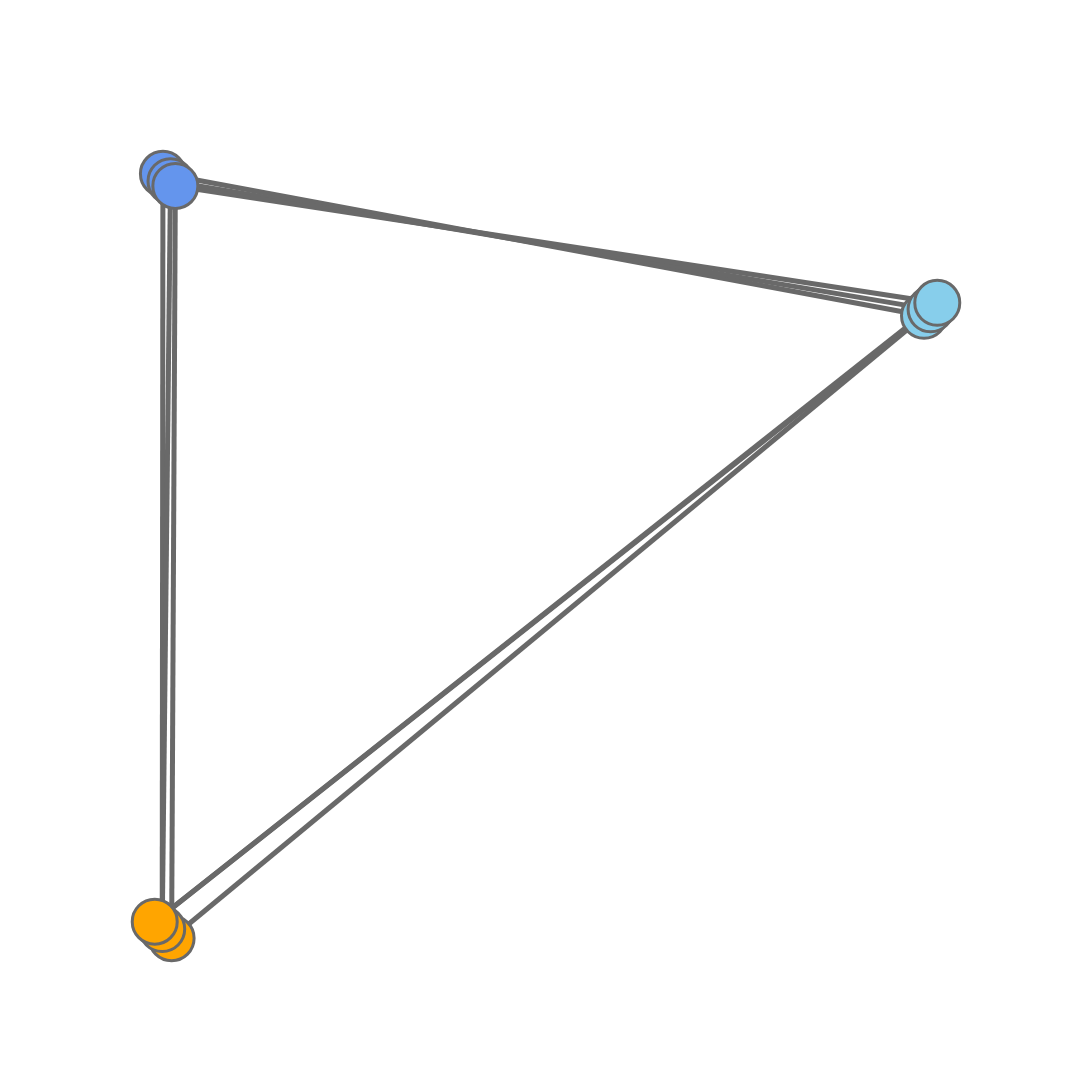

Source (notebook cell):
### Code cell
fig = pgo.Figure()
    
for i in data:
    fig.add_trace(i)
        
fig.update_layout(template= 'plotly_white', 
                      showlegend=False, width=1200, height=1200,
                          scene=dict(
                              xaxis_title='',
                              yaxis_title='',
                              xaxis=dict(nticks=0,tickfont=dict(
                                    color='white')),
                              yaxis=dict(nticks=0,tickfont=dict(
                                    color='white')),
                        ))    
fig.update_xaxes(visible=False)
fig.update_yaxes(visible=False)

fig.write_image(path+fname+'_'+'nn'+str(n_neighbors)+'_spr'+str(spread)+'_min'+str(min_dist)+'_'+metric+'.pdf')
fig.show()

### Figure 1 — Plotly figure (JSON) as saved in the notebook; plotly's stock layout.template omitted (floating-point values rounded to 4 significant figures)
{"data": [{"hoverinfo": "none", "line": {"color": "dimgrey", "width": 5}, "mode": "lines", "opacity": 1, "type": "scatter", "x": [0.02157, 0.9831, null, 0.02157, 0.02634, null, 0.9831, 0.01047, null, 0.01047, 0.009554, null, 0.009554, 0.02018, null, 0.02018, 0.9914, null, 0.9914, 0, null, 0, 1, null, 1, 0.02634, null], "y": [0, 0.8142, null, 0, 0.9841, null, 0.8142, 1, null, 1, 0.01207, null, 0.01207, 0.9903, null, 0.9903, 0.8226, null, 0.8226, 0.02165, null, 0.02165, 0.8312, null, 0.8312, 0.9841, null]}, {"hoverinfo": "text", "marker": {"color": ["orange", "skyblue", "cornflowerblue", "orange", "cornflowerblue", "skyblue", "orange", "skyblue", "cornflowerblue"], "line": {"color": "dimgrey", "width": 3}, "size": 45, "symbol": "circle"}, "mode": "markers", "text": ["0", "1", "2", "3", "4", "5", "6", "7", "8"], "type": "scatter", "x": [0.02157, 0.9831, 0.01047, 0.009554, 0.02018, 0.9914, 0, 1, 0.02634], "y": [0, 0.8142, 1, 0.01207, 0.9903, 0.8226, 0.02165, 0.8312, 0.9841]}], "layout": {"height": 1200, "scene": {"xaxis": {"nticks": 0, "tickfont": {"color": "white"}, "title": {"text": ""}}, "yaxis": {"nticks": 0, "tickfont": {"color": "white"}, "title": {"text": ""}}}, "showlegend": false, "width": 1200, "xaxis": {"autorange": true, "range": [-0.09108, 1.091], "type": "linear", "visible": false}, "yaxis": {"autorange": true, "range": [-0.09182, 1.092], "type": "linear", "visible": false}}}
